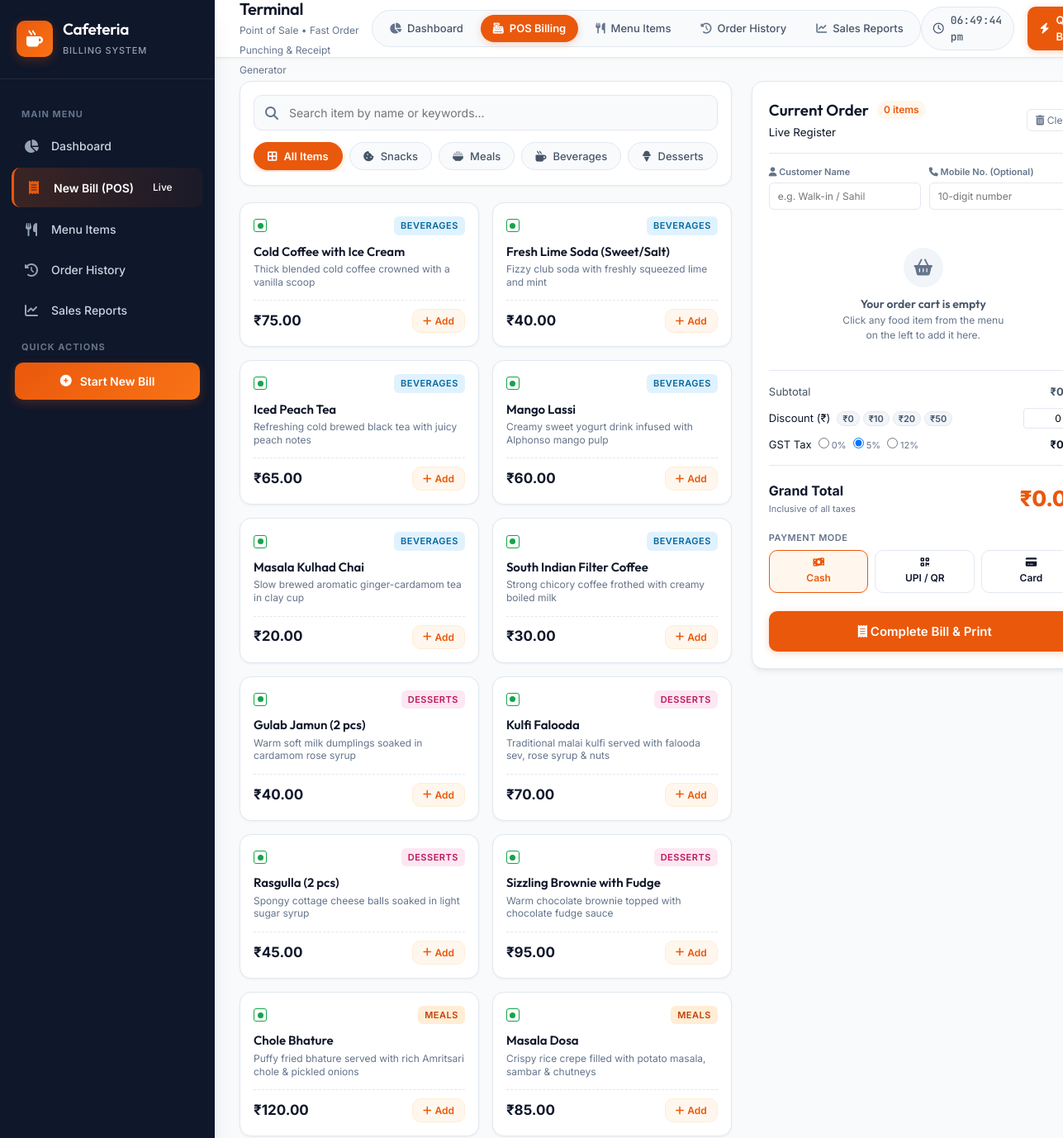
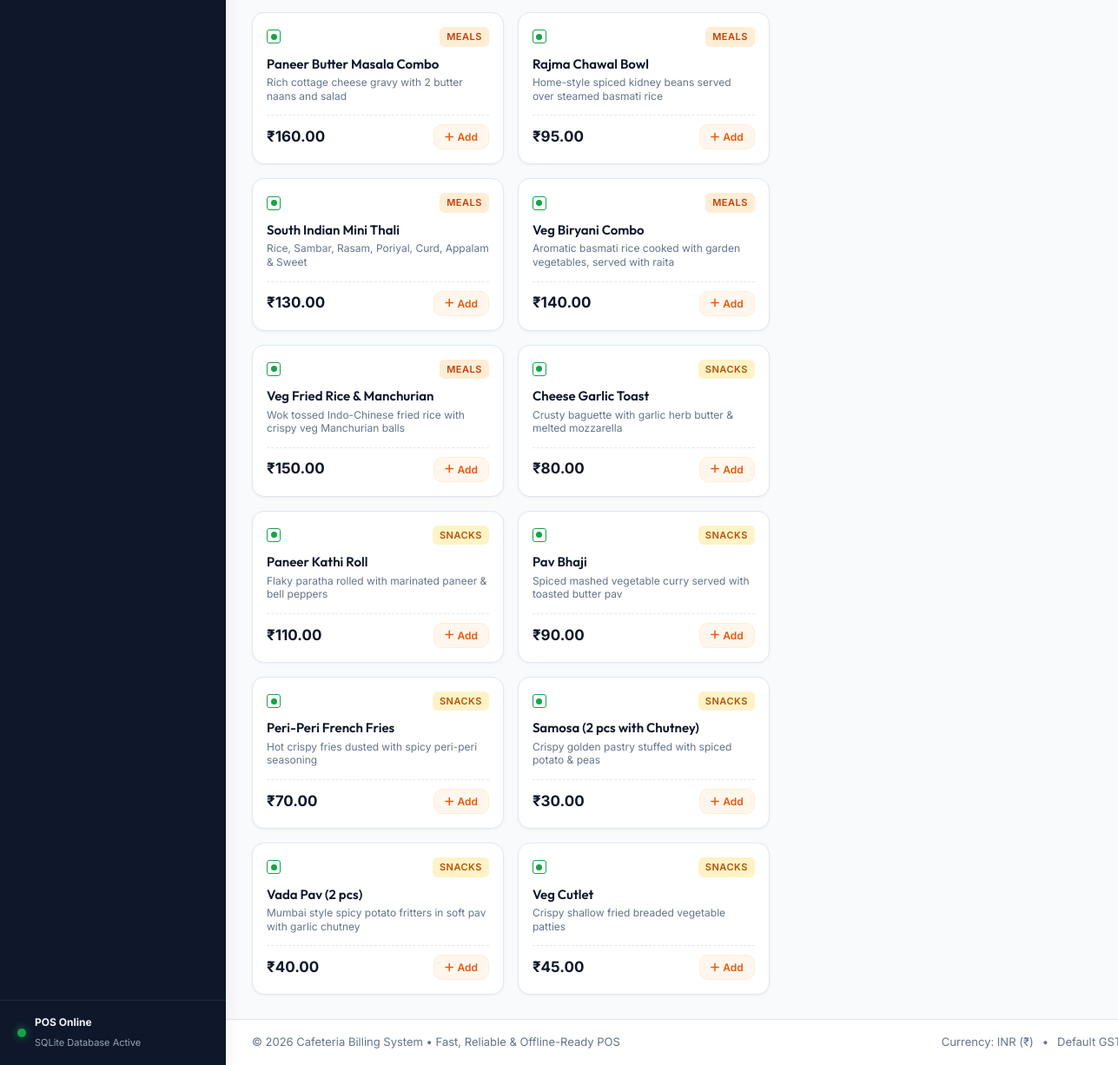
Screenshot of /billing with the database file from the repository (2 pictures, top to bottom).
### tables this page shows
CREATE TABLE menu_items (
            id INTEGER PRIMARY KEY AUTOINCREMENT,
            name TEXT NOT NULL,
            category TEXT NOT NULL,
            price REAL NOT NULL,
            is_available INTEGER NOT NULL DEFAULT 1,
            description TEXT DEFAULT '',
            created_at TIMESTAMP DEFAULT CURRENT_TIMESTAMP
        );

### app.py (the view)
@app.route('/billing')
def billing():
    menu_items = database.get_menu_items(only_available=True)
    categories = sorted(list(set(item['category'] for item in menu_items)))
    return render_template('billing.html', menu_items=menu_items, categories=categories, active_page='billing')

### app.py (called while the page is built)
@app.after_request
def add_cache_headers(response):
    response.headers['Cache-Control'] = 'no-store, no-cache, must-revalidate, max-age=0'
    response.headers['Pragma'] = 'no-cache'
    response.headers['Expires'] = '0'
    return response

@app.template_filter('currency')
def currency_filter(value):
    try:
        val = float(value)
        return f"₹{val:,.2f}"
    except (ValueError, TypeError):
        return f"₹{value}"

### database.py (called while the page is built)
def get_db_path():
    base_dir = os.path.dirname(os.path.abspath(__file__))
    return os.path.join(base_dir, DB_NAME)

def get_db():
    conn = sqlite3.connect(get_db_path())
    conn.row_factory = sqlite3.Row
    conn.execute("PRAGMA foreign_keys = ON")
    return conn

def get_menu_items(category=None, search=None, only_available=False):
    conn = get_db()
    cursor = conn.cursor()
    query = "SELECT * FROM menu_items WHERE 1=1"
    params = []
    if category and category.lower() != 'all':
        query += " AND category = ?"
        params.append(category)
    if search:
        query += " AND (name LIKE ? OR description LIKE ?)"
        wildcard = f"%{search}%"
        params.extend([wildcard, wildcard])
    if only_available:
        query += " AND is_available = 1"
    query += " ORDER BY category ASC, name ASC"
    cursor.execute(query, params)
    items = [dict(row) for row in cursor.fetchall()]
    conn.close()
    return items

### templates/billing.html (shortened to what this page needs)
{% extends 'base.html' %}
{% block breadcrumb %}Point of Sale &bull; Fast Order Punching & Receipt Generator{% endblock %}
{% block content %}
<div class="pos-layout">
    <div class="pos-catalog-section">
        <div class="catalog-filter-bar">
            <div class="search-box">
                <i class="fa-solid fa-magnifying-glass"></i>
                <input type="text" id="menuSearchInput" placeholder="Search item by name or keywords..." autocomplete="off">
            </div>
            <div class="category-tabs" id="categoryTabs">
                <button type="button" class="category-tab active" data-category="all">
                    <i class="fa-solid fa-border-all"></i> All Items
                </button>
                <button type="button" class="category-tab" data-category="Snacks">
                    <i class="fa-solid fa-cookie-bite"></i> Snacks
                </button>
                <button type="button" class="category-tab" data-category="Meals">
                    <i class="fa-solid fa-bowl-rice"></i> Meals
                </button>
                <button type="button" class="category-tab" data-category="Beverages">
                    <i class="fa-solid fa-mug-hot"></i> Beverages
                </button>
                <button type="button" class="category-tab" data-category="Desserts">
                    <i class="fa-solid fa-ice-cream"></i> Desserts
                </button>
            </div>
        </div>
        <div class="menu-grid" id="menuGrid">
            {% for item in menu_items %}
                <div class="menu-card"
                     data-id="{{ item.id }}"
                     data-name="{{ item.name }}"
                     data-price="{{ item.price }}"
                     data-category="{{ item.category }}"
                     onclick="posApp.addToCart({{ item.id }}, '{{ item.name }}', {{ item.price }}, '{{ item.category }}')">
                    <div class="card-top">
                        <div class="diet-icon veg-icon" title="Pure Veg">
                            <span class="diet-dot"></span>
                        </div>
                        <span class="category-badge category-{{ item.category | lower }}">{{ item.category }}</span>
                    </div>
                    <div class="card-info">
                        <h4 class="item-name">{{ item.name }}</h4>
                        {% if item.description %}
                            <p class="item-desc">{{ item.description }}</p>
                        {% endif %}
                    </div>
                    <div class="card-bottom">
                        <div class="item-price">{{ item.price | currency }}</div>
                        <button type="button" class="btn-add-item" title="Add to current order">
                            <i class="fa-solid fa-plus"></i> Add
                        </button>
                    </div>
                </div>
            {% endfor %}
        </div>
    </div>
    <div class="pos-register-section">
        <div class="register-card">
            <div class="register-header">
                <div class="register-title">
                    <div class="title-with-badge">
                        <h3>Current Order</h3>
                        <span id="cartCountBadge" class="badge-count">0 items</span>
                    </div>
                    <small id="currentDateTime" class="text-muted">Live Register</small>
                </div>
                <button type="button" class="btn-clear-cart" onclick="posApp.clearCart()" title="Reset Order">
                    <i class="fa-solid fa-trash-can"></i> Clear
                </button>
            </div>
            <div class="customer-input-row">
                <div class="input-group-sm">
                    <label for="customerName"><i class="fa-solid fa-user"></i> Customer Name</label>
                    <input type="text" id="customerName" placeholder="e.g. Walk-in / Sahil" autocomplete="off">
                </div>
                <div class="input-group-sm">
                    <label for="customerPhone"><i class="fa-solid fa-phone"></i> Mobile No. (Optional)</label>
                    <input type="tel" id="customerPhone" placeholder="10-digit number" maxlength="10" autocomplete="off">
                </div>
            </div>
            <div class="cart-items-wrapper">
                <div id="cartEmptyState" class="cart-empty-state">
                    <div class="empty-cart-icon">
                        <i class="fa-solid fa-basket-shopping"></i>
                    </div>
                    <h4>Your order cart is empty</h4>
                    <p>Click any food item from the menu on the left to add it here.</p>
                </div>
            </div>
            <div class="register-summary">
                <div class="summary-line">
                    <span>Subtotal</span>
                    <strong id="displaySubtotal">₹0.00</strong>
                </div>
                <div class="summary-line-complex">
                    <div class="line-label">
                        <span>Discount (₹)</span>
                        <div class="discount-chips">
                            <button type="button" class="chip-btn" onclick="posApp.setDiscount(0)">₹0</button>
                            <button type="button" class="chip-btn" onclick="posApp.setDiscount(10)">₹10</button>
                            <button type="button" class="chip-btn" onclick="posApp.setDiscount(20)">₹20</button>
                            <button type="button" class="chip-btn" onclick="posApp.setDiscount(50)">₹50</button>
                        </div>
                    </div>
                    <div class="discount-input-wrap">
                        <input type="number" id="discountInput" min="0" step="1" value="0" oninput="posApp.onDiscountChange()">
                    </div>
                </div>
                <div class="summary-line-complex">
                    <div class="line-label">
                        <span>GST Tax</span>
                        <div class="gst-selector">
                            <label><input type="radio" name="gstRateOption" value="0" onchange="posApp.onGstChange(0)"> 0%</label>
                            <label><input type="radio" name="gstRateOption" value="5" checked onchange="posApp.onGstChange(5)"> 5%</label>
                            <label><input type="radio" name="gstRateOption" value="12" onchange="posApp.onGstChange(12)"> 12%</label>
                        </div>
                    </div>
                    <strong id="displayGst">₹0.00</strong>
                </div>
                <div class="summary-divider"></div>
                <div class="summary-line grand-total-line">
                    <div class="total-label-box">
                        <span>Grand Total</span>
                        <small class="tax-inclusive-tag">Inclusive of all taxes</small>
                    </div>
                    <div class="grand-total-val" id="displayGrandTotal">₹0.00</div>
                </div>
                <div class="payment-method-selector">
                    <label class="section-micro-label">Payment Mode</label>
                    <div class="payment-options-grid">
                        <label class="payment-option active" data-method="Cash">
                            <i class="fa-solid fa-money-bill-wave"></i>
                            <span>Cash</span>
                        </label>
                        <label class="payment-option" data-method="UPI">
                            <i class="fa-solid fa-qrcode"></i>
                            <span>UPI / QR</span>
                        </label>
                        <label class="payment-option" data-method="Card">
                            <i class="fa-solid fa-credit-card"></i>
                            <span>Card</span>
                        </label>
                    </div>
                </div>
                <button type="button" id="btnCompleteOrder" class="btn btn-primary btn-checkout" onclick="posApp.submitOrder()">
                    <span class="btn-text"><i class="fa-solid fa-receipt"></i> Complete Bill & Print</span>
                </button>
            </div>
        </div>
    </div>
</div>
{% endblock %}

### templates/base.html (shortened to what this page needs)
<!DOCTYPE html>
<html lang="en">
<head>
    <link rel="stylesheet" href="https://cdnjs.cloudflare.com/ajax/libs/font-awesome/6.5.1/css/all.min.css">
    <link rel="stylesheet" href="{{ url_for('static', filename='css/style.css') }}">
    <link rel="stylesheet" href="{{ url_for('static', filename='css/receipt.css') }}">
</head>
<body>
    <div class="app-layout">
        <aside class="sidebar" id="sidebar">
            <div class="sidebar-header">
                <div class="brand-logo">
                    <div class="logo-icon">
                        <i class="fa-solid fa-mug-hot"></i>
                    </div>
                    <div class="logo-text">
                        <h2>Cafeteria</h2>
                        <span>Billing System</span>
                    </div>
                </div>
            </div>
            <nav class="sidebar-nav">
                <div class="nav-section-label">MAIN MENU</div>
                <ul class="nav-list">
                    <li>
                        <a href="{{ url_for('dashboard') }}" class="nav-item {% if active_page == 'dashboard' %}active{% endif %}">
                            <i class="fa-solid fa-chart-pie"></i>
                            <span>Dashboard</span>
                        </a>
                    </li>
                    <li>
                        <a href="{{ url_for('billing') }}" class="nav-item {% if active_page == 'billing' %}active{% endif %}">
                            <i class="fa-solid fa-receipt"></i>
                            <span>New Bill (POS)</span>
                            <span class="badge-pill pulse">Live</span>
                        </a>
                    </li>
                    <li>
                        <a href="{{ url_for('menu_page') }}" class="nav-item {% if active_page == 'menu' %}active{% endif %}">
                            <i class="fa-solid fa-utensils"></i>
                            <span>Menu Items</span>
                        </a>
                    </li>
                    <li>
                        <a href="{{ url_for('history') }}" class="nav-item {% if active_page == 'history' %}active{% endif %}">
                            <i class="fa-solid fa-clock-rotate-left"></i>
                            <span>Order History</span>
                        </a>
                    </li>
                    <li>
                        <a href="{{ url_for('reports') }}" class="nav-item {% if active_page == 'reports' %}active{% endif %}">
                            <i class="fa-solid fa-chart-line"></i>
                            <span>Sales Reports</span>
                        </a>
                    </li>
                </ul>
                <div class="nav-section-label">QUICK ACTIONS</div>
                <div class="sidebar-quick-actions">
                    <a href="{{ url_for('billing') }}" class="btn-quick-order">
                        <i class="fa-solid fa-plus-circle"></i>
                        <span>Start New Bill</span>
                    </a>
                </div>
            </nav>
            <div class="sidebar-footer">
                <div class="system-status">
                    <span class="status-dot"></span>
                    <div class="status-info">
                        <strong>POS Online</strong>
                        <small>SQLite Database Active</small>
                    </div>
                </div>
            </div>
        </aside>
        <div class="main-wrapper">
            <header class="topbar">
                <div class="topbar-left">
                    <div class="page-title-box">
                        <h1 class="page-title">{% block page_title %}Dashboard{% endblock %}</h1>
                        <span class="breadcrumb-sub">{% block breadcrumb %}Overview & Performance{% endblock %}</span>
                    </div>
                </div>
                <nav class="topbar-nav-tabs" aria-label="Quick Navigation">
                    <a href="{{ url_for('dashboard') }}" class="top-nav-link {% if active_page == 'dashboard' %}active{% endif %}">
                        <i class="fa-solid fa-chart-pie"></i> <span>Dashboard</span>
                    </a>
                    <a href="{{ url_for('billing') }}" class="top-nav-link {% if active_page == 'billing' %}active{% endif %}">
                        <i class="fa-solid fa-cash-register"></i> <span>POS Billing</span>
                    </a>
                    <a href="{{ url_for('menu_page') }}" class="top-nav-link {% if active_page == 'menu' %}active{% endif %}">
                        <i class="fa-solid fa-utensils"></i> <span>Menu Items</span>
                    </a>
                    <a href="{{ url_for('history') }}" class="top-nav-link {% if active_page == 'history' %}active{% endif %}">
                        <i class="fa-solid fa-clock-rotate-left"></i> <span>Order History</span>
                    </a>
                    <a href="{{ url_for('reports') }}" class="top-nav-link {% if active_page == 'reports' %}active{% endif %}">
                        <i class="fa-solid fa-chart-line"></i> <span>Sales Reports</span>
                    </a>
                </nav>
                <div class="topbar-right">
                    <div class="current-time-badge" id="liveClock">
                        <i class="fa-regular fa-clock"></i>
                        <span id="clockText">--:--:--</span>
                    </div>
                    <a href="{{ url_for('billing') }}" class="btn btn-primary btn-sm header-action-btn">
                        <i class="fa-solid fa-bolt"></i>
                        <span>Quick Bill</span>
                    </a>
                </div>
            </header>
            <main class="page-content">
                {% block content %}{% endblock %}
            </main>
            <footer class="app-footer">
                <p>&copy; 2026 Cafeteria Billing System &bull; Fast, Reliable & Offline-Ready POS</p>
                <div class="footer-links">
                    <span>Currency: INR (₹)</span>
                    <span>&bull;</span>
                    <span>Default GST: 5.0%</span>
                </div>
            </footer>
        </div>
    </div>
</body>
</html>

### rows the page displays
menu_items: category "BEVERAGES", name "Cold Coffee with Ice Cream", description "Thick blended cold coffee crowned with a vanilla scoop", price "₹75.00"
menu_items: category "BEVERAGES", name "Fresh Lime Soda (Sweet/Salt)", description "Fizzy club soda with freshly squeezed lime and mint", price "₹40.00"
menu_items: category "BEVERAGES", name "Iced Peach Tea", description "Refreshing cold brewed black tea with juicy peach notes", price "₹65.00"
menu_items: category "BEVERAGES", name "Mango Lassi", description "Creamy sweet yogurt drink infused with Alphonso mango pulp", price "₹60.00"
menu_items: category "BEVERAGES", name "Masala Kulhad Chai", description "Slow brewed aromatic ginger-cardamom tea in clay cup", price "₹20.00"
menu_items: category "BEVERAGES", name "South Indian Filter Coffee", description "Strong chicory coffee frothed with creamy boiled milk", price "₹30.00"
menu_items: category "DESSERTS", name "Gulab Jamun (2 pcs)", description "Warm soft milk dumplings soaked in cardamom rose syrup", price "₹40.00"
menu_items: category "DESSERTS", name "Kulfi Falooda", description "Traditional malai kulfi served with falooda sev, rose syrup & nuts", price "₹70.00"
menu_items: category "DESSERTS", name "Rasgulla (2 pcs)", description "Spongy cottage cheese balls soaked in light sugar syrup", price "₹45.00"
menu_items: category "DESSERTS", name "Sizzling Brownie with Fudge", description "Warm chocolate brownie topped with chocolate fudge sauce", price "₹95.00"
menu_items: category "MEALS", name "Chole Bhature", description "Puffy fried bhature served with rich Amritsari chole & pickled onions", price "₹120.00"
menu_items: category "MEALS", name "Masala Dosa", description "Crispy rice crepe filled with potato masala, sambar & chutneys", price "₹85.00"
menu_items: category "MEALS", name "Paneer Butter Masala Combo", description "Rich cottage cheese gravy with 2 butter naans and salad", price "₹160.00"
menu_items: category "MEALS", name "Rajma Chawal Bowl", description "Home-style spiced kidney beans served over steamed basmati rice", price "₹95.00"
menu_items: category "MEALS", name "South Indian Mini Thali", description "Rice, Sambar, Rasam, Poriyal, Curd, Appalam & Sweet", price "₹130.00"
menu_items: category "MEALS", name "Veg Biryani Combo", description "Aromatic basmati rice cooked with garden vegetables, served with raita", price "₹140.00"
menu_items: category "MEALS", name "Veg Fried Rice & Manchurian", description "Wok tossed Indo-Chinese fried rice with crispy veg Manchurian balls", price "₹150.00"
menu_items: category "SNACKS", name "Cheese Garlic Toast", description "Crusty baguette with garlic herb butter & melted mozzarella", price "₹80.00"
menu_items: category "SNACKS", name "Paneer Kathi Roll", description "Flaky paratha rolled with marinated paneer & bell peppers", price "₹110.00"
menu_items: category "SNACKS", name "Pav Bhaji", description "Spiced mashed vegetable curry served with toasted butter pav", price "₹90.00"
menu_items: category "SNACKS", name "Peri-Peri French Fries", description "Hot crispy fries dusted with spicy peri-peri seasoning", price "₹70.00"
menu_items: category "SNACKS", name "Samosa (2 pcs with Chutney)", description "Crispy golden pastry stuffed with spiced potato & peas", price "₹30.00"
menu_items: category "SNACKS", name "Vada Pav (2 pcs)", description "Mumbai style spicy potato fritters in soft pav with garlic chutney", price "₹40.00"
menu_items: category "SNACKS", name "Veg Cutlet", description "Crispy shallow fried breaded vegetable patties", price "₹45.00"
